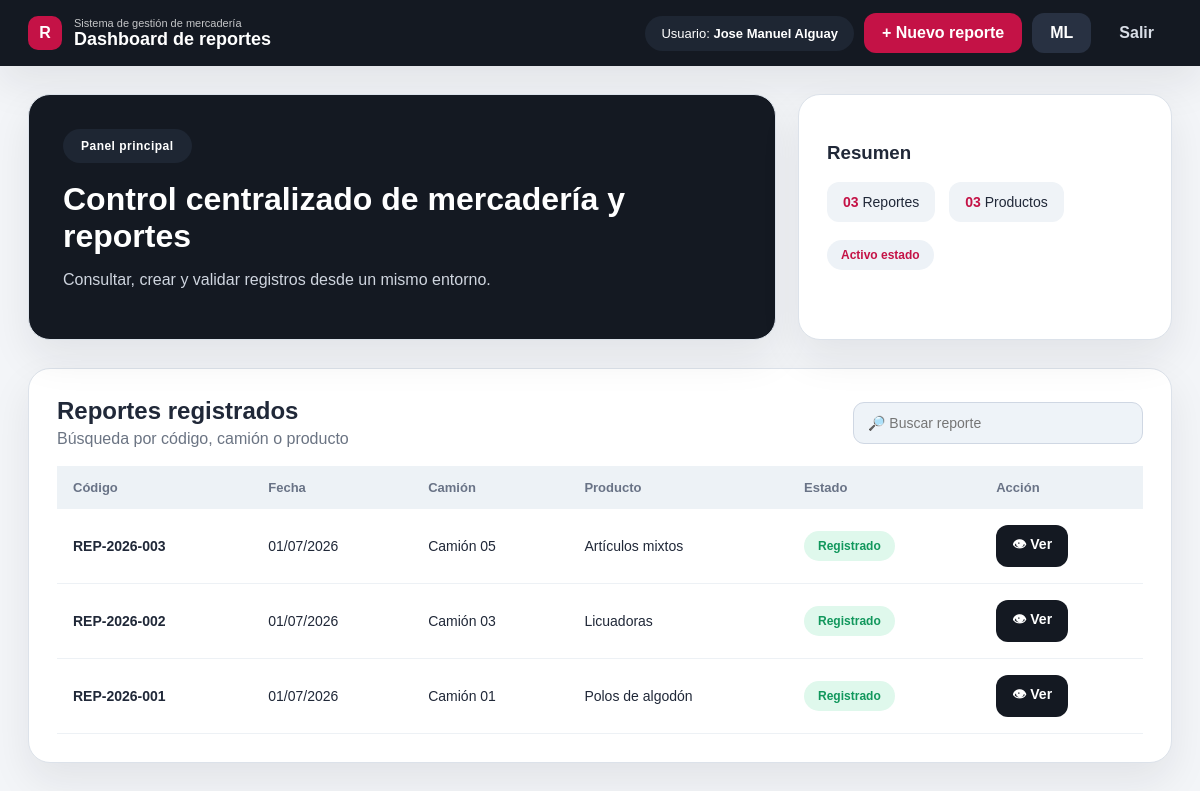
The app's page /dashboard (signed in) with its own data.
### app/models/reporte.py (models this page shows, shortened)
class Reporte(db.Model):
    __tablename__ = "reportes"
    id = db.Column(db.Integer, primary_key=True, autoincrement=True)
    codigo = db.Column(db.String(50), unique=True, nullable=False)
    camion_id = db.Column(db.Integer, db.ForeignKey("camiones.id"), nullable=False)
    usuario_id = db.Column(db.Integer, db.ForeignKey("usuarios.id"), nullable=False)
    comentarios = db.Column(db.Text)
    incidencias = db.Column(db.Text)
    fecha_registro = db.Column(db.DateTime, server_default=db.func.current_timestamp(), nullable=False)
    camion = db.relationship("Camion", backref="reportes")
    usuario = db.relationship("Usuario", backref="reportes")
    detalles = db.relationship("DetalleReporte", backref="reporte", cascade="all, delete-orphan")

class DetalleReporte(db.Model):
    __tablename__ = "detalle_reporte"
    id = db.Column(db.Integer, primary_key=True, autoincrement=True)
    reporte_id = db.Column(db.Integer, db.ForeignKey("reportes.id"), nullable=False)
    categoria_id = db.Column(db.Integer, db.ForeignKey("categorias.id"), nullable=False)
    nombre_producto = db.Column(db.String(300), nullable=False)
    cantidad = db.Column(db.Integer, nullable=False, default=1)
    observacion = db.Column(db.Text)
    categoria = db.relationship("Categoria", backref="detalles")

### app/models/camion.py (models this page shows)
class Camion(db.Model):
    __tablename__ = "camiones"
    id = db.Column(db.Integer, primary_key=True, autoincrement=True)
    placa = db.Column(db.String(20), unique=True, nullable=False)
    nombre = db.Column(db.String(100), nullable=False)
    conductor = db.Column(db.String(200))
    marca = db.Column(db.String(100))
    activo = db.Column(db.Boolean, nullable=False, default=True)

### app/controllers/reportes.py (the view, shortened to what this page needs)
@reportes_bp.route("/dashboard")
@login_required
def dashboard():
    busqueda = request.args.get("q", "").strip()
    query = Reporte.query.order_by(Reporte.id.desc())
    reportes = query.all()
    total_productos = sum(len(r.detalles) for r in Reporte.query.all())
    return render_template(
        "dashboard.html",
        reportes=reportes,
        total_reportes=Reporte.query.count(),
        total_productos=total_productos,
        busqueda=busqueda
    )

### app/controllers/reportes.py (called while the page is built)
def login_required(func):
    @wraps(func)
    def wrapper(*args, **kwargs):
        if "usuario_id" not in session:
            return redirect(url_for("auth.login"))
        return func(*args, **kwargs)
    return wrapper

### app/templates/dashboard.html
{% extends 'base.html' %}
{% block header_title %}Dashboard de reportes{% endblock %}
{% block content %}
<section class="dashboard-grid">
    <div class="hero-card">
        <span class="mini-pill">Panel principal</span>
        <h1>Control centralizado de mercadería y reportes</h1>
        <p>Consultar, crear y validar registros desde un mismo entorno.</p>
    </div>
    <div class="summary-card">
        <h3>Resumen</h3>
        <div class="summary-row">
            <span><strong>{{ '%02d'|format(total_reportes) }}</strong> Reportes</span>
            <span><strong>{{ '%02d'|format(total_productos) }}</strong> Productos</span>
        </div>
        <span class="status-pill active">Activo estado</span>
    </div>
</section>
<section class="table-card">
    <div class="section-head">
        <div>
            <h2>Reportes registrados</h2>
            <p>Búsqueda por código, camión o producto</p>
        </div>
        <form class="search-form" method="get">
            <input type="text" name="q" value="{{ busqueda }}" placeholder="🔎 Buscar reporte">
        </form>
    </div>
    <table class="report-table">
        <thead>
            <tr>
                <th>Código</th>
                <th>Fecha</th>
                <th>Camión</th>
                <th>Producto</th>
                <th>Estado</th>
                <th>Acción</th>
            </tr>
        </thead>
        <tbody>
            {% for reporte in reportes %}
            <tr>
                <td><strong>{{ reporte.codigo }}</strong></td>
                <td>{{ reporte.fecha_registro.strftime('%d/%m/%Y') }}</td>
                <td>{{ reporte.camion.nombre }}</td>
                <td>{{ reporte.detalles[0].nombre_producto if reporte.detalles else 'Sin producto' }}</td>
                <td><span class="green-pill">Registrado</span></td>
                <td><a href="{{ url_for('reportes.ver_reporte', reporte_id=reporte.id) }}" class="btn-dark">👁 Ver</a></td>
            </tr>
            {% else %}
            <tr><td colspan="6" class="empty">No se encontraron reportes.</td></tr>
            {% endfor %}
        </tbody>
    </table>
</section>
{% endblock %}

### app/static/css/style.css (style rules this page uses)
:root { --dark: #141922; --dark-2: #1e2633; --bg: #f3f5f8; --card: #ffffff; --text: #202838; --muted: #6b7483; --line: #dce2ea; --red: #c41246; --green: #dff8ec; --green-text: #11975c; --danger: #ffe8e8; --danger-text: #bb173b; --shadow: 0 18px 40px rgba(21, 26, 36, 0.08); --radius: 22px; }
* { box-sizing: border-box; }
body { margin: 0; font-family: Arial, Helvetica, sans-serif; background: var(--bg); color: var(--text); }
a { text-decoration: none; color: inherit; }
.btn-primary, .btn-secondary, .btn-ghost, .btn-dark, .btn-soft, .btn-full { border: none; border-radius: 12px; padding: 11px 18px; font-weight: 800; cursor: pointer; display: inline-block; }
.btn-dark { background: var(--dark); color: #fff; padding: 9px 16px; }
.pill-dark, .mini-pill { display: inline-flex; align-self: flex-start; background: var(--dark-2); color: #fff; padding: 10px 18px; border-radius: 18px; font-size: 12px; font-weight: 800; letter-spacing: .04em; }
.login-card input, .field input, .field select, .field textarea, .search-form input { width: 100%; border: 1px solid #cfd7e3; background: #fff; border-radius: 11px; padding: 12px 14px; font-size: 14px; outline: none; }
.dashboard-grid { display: grid; grid-template-columns: 2fr 1fr; gap: 22px; margin-bottom: 28px; }
.hero-card, .summary-card, .table-card, .report-form, .validation-card, .detail-card, .metric-card { background: var(--card); border: 1px solid var(--line); border-radius: var(--radius); box-shadow: var(--shadow); }
.hero-card { background: var(--dark); color: #fff; padding: 34px; }
.hero-card h1 { margin: 18px 0 8px; font-size: 32px; }
.hero-card p { color: #cfd5df; }
.summary-card { padding: 28px; }
.summary-row { display: flex; gap: 14px; align-items: center; flex-wrap: wrap; }
.summary-row span { background: #eff3f7; border-radius: 12px; padding: 12px 16px; font-size: 14px; }
.summary-row strong { color: var(--red); }
.status-pill, .green-pill, .risk-pill { display: inline-block; padding: 8px 14px; border-radius: 999px; font-size: 12px; font-weight: 800; }
.green-pill { background: var(--green); color: var(--green-text); }
.status-pill.active { background: #edf2f7; color: var(--red); margin-top: 18px; }
.table-card { padding: 28px; margin-bottom: 24px; }
.section-head, .page-head { display: flex; align-items: center; justify-content: space-between; gap: 20px; margin-bottom: 18px; }
.section-head h2, .page-head h1 { margin: 0 0 5px; }
.section-head p, .page-head p { margin: 0; color: var(--muted); }
.search-form input { min-width: 290px; background: #eef3f8; }
.report-table { width: 100%; border-collapse: collapse; overflow: hidden; }
.report-table th { background: #edf2f6; color: #697386; text-align: left; padding: 14px 16px; font-size: 13px; }
.report-table td { padding: 16px; border-bottom: 1px solid #edf1f5; font-size: 14px; }

### records on screen
Reporte: codigo "REP-2026-003", fecha_registro "01/07/2026", camion.nombre "Camión 05", nombre_producto "Artículos mixtos"
Reporte: codigo "REP-2026-002", fecha_registro "01/07/2026", camion.nombre "Camión 03", nombre_producto "Licuadoras"
Reporte: codigo "REP-2026-001", fecha_registro "01/07/2026", camion.nombre "Camión 01", nombre_producto "Polos de algodón"

### other values on screen
{{ session.get('usuario_nombre') }} "Jose Manuel Alguay"
{{ '%02d'|format(total_reportes) }} "03"
{{ '%02d'|format(total_productos) }} "03"
